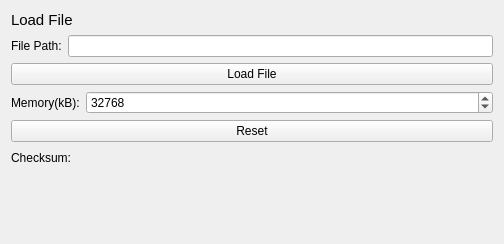
<?xml version="1.0" encoding="UTF-8"?>
<ui version="4.0">
 <class>LoaderWidget</class>
 <widget class="QWidget" name="LoaderWidget">
  <property name="geometry">
   <rect>
    <x>0</x>
    <y>0</y>
    <width>504</width>
    <height>244</height>
   </rect>
  </property>
  <property name="windowTitle">
   <string>Form</string>
  </property>
  <layout class="QVBoxLayout" name="verticalLayout">
   <item>
    <widget class="QLabel" name="lblLoader">
     <property name="font">
      <font>
       <pointsize>11</pointsize>
      </font>
     </property>
     <property name="text">
      <string>Load File</string>
     </property>
    </widget>
   </item>
   <item>
    <layout class="QHBoxLayout" name="filepathLayout">
     <item>
      <widget class="QLabel" name="filepathLabel">
       <property name="text">
        <string>File Path:</string>
       </property>
      </widget>
     </item>
     <item>
      <widget class="QLineEdit" name="filepathLineEdit">
       <property name="enabled">
        <bool>true</bool>
       </property>
       <property name="sizePolicy">
        <sizepolicy hsizetype="Expanding" vsizetype="Fixed">
         <horstretch>0</horstretch>
         <verstretch>0</verstretch>
        </sizepolicy>
       </property>
       <property name="readOnly">
        <bool>true</bool>
       </property>
      </widget>
     </item>
    </layout>
   </item>
   <item>
    <widget class="QPushButton" name="loadFileButton">
     <property name="text">
      <string>Load File</string>
     </property>
    </widget>
   </item>
   <item>
    <layout class="QHBoxLayout" name="memoryLayout">
     <item>
      <widget class="QLabel" name="memoryKbLabel">
       <property name="text">
        <string>Memory(kB):</string>
       </property>
      </widget>
     </item>
     <item>
      <widget class="QSpinBox" name="memorySpinBox">
       <property name="sizePolicy">
        <sizepolicy hsizetype="Expanding" vsizetype="Fixed">
         <horstretch>0</horstretch>
         <verstretch>0</verstretch>
        </sizepolicy>
       </property>
       <property name="prefix">
        <string/>
       </property>
       <property name="minimum">
        <number>1</number>
       </property>
       <property name="maximum">
        <number>1000000</number>
       </property>
       <property name="value">
        <number>32768</number>
       </property>
      </widget>
     </item>
    </layout>
   </item>
   <item>
    <widget class="QPushButton" name="initRAMButton">
     <property name="text">
      <string>Reset</string>
     </property>
    </widget>
   </item>
   <item>
    <layout class="QHBoxLayout" name="horizontalLayout">
     <item>
      <widget class="QLabel" name="lblChecksumTitle">
       <property name="text">
        <string>Checksum:</string>
       </property>
      </widget>
     </item>
     <item>
      <widget class="QLabel" name="lblChecksum">
       <property name="text">
        <string/>
       </property>
      </widget>
     </item>
     <item>
      <spacer name="horizontalSpacer">
       <property name="orientation">
        <enum>Qt::Horizontal</enum>
       </property>
       <property name="sizeHint" stdset="0">
        <size>
         <width>40</width>
         <height>20</height>
        </size>
       </property>
      </spacer>
     </item>
    </layout>
   </item>
   <item>
    <spacer name="verticalSpacer">
     <property name="orientation">
      <enum>Qt::Vertical</enum>
     </property>
     <property name="sizeHint" stdset="0">
      <size>
       <width>20</width>
       <height>40</height>
      </size>
     </property>
    </spacer>
   </item>
  </layout>
 </widget>
 <resources/>
 <connections/>
</ui>
